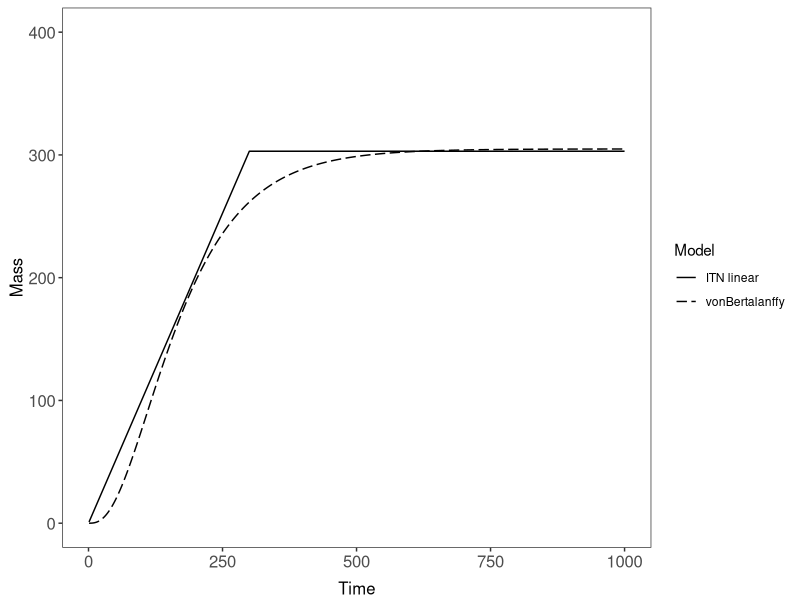
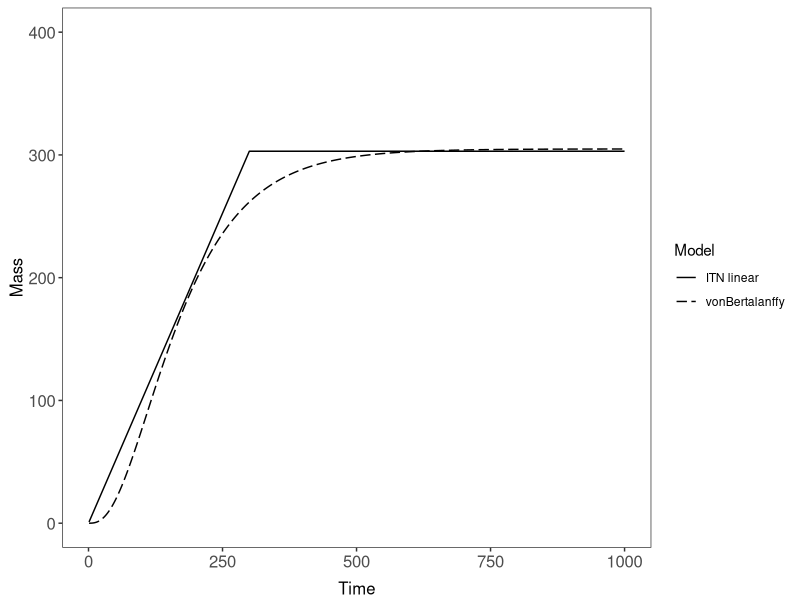

Here is the R script that generated these plots, in order:
library(ggplot2)
t <- 1:1000

mygrowth <- function(x) {
        asy <- 300+300*0.01
        y <- NULL
        
        for (i in 1:length(x)) {
                if (x[i]<300) {
                        y[i] <- x[i]+x[i]*0.01
                } else {
                        y[i] <- asy
                }
                y
        }
        return(y)
}

vBgrowth <- function(x) {
        q <- 0.0125
        k <- 0.01
        tzero <- -0.2
        z <- NULL
        for (i in 1:length(x)) {
                z[i] <- q*29^3 * (1-exp(-k*(x[i]-tzero)))^3
        }
        return(z)
}

ayyy <- mygrowth(t)
lmao <- vBgrowth(t)
frame <- data.frame(rep(t,2), c(ayyy,lmao), c(rep("ITN linear", length(t)), rep("vonBertalanffy", length(t))))
colnames(frame) <- c("Time","Mass","Model") 

p <- ggplot(data=frame, aes(x=Time, y=Mass, group=Model))+
        geom_line(aes(linetype=Model))+
        scale_linetype_manual(values=c("solid","longdash"))+
        scale_y_continuous(limits=c(0,400))+
        theme(panel.background = element_rect(fill = 'white'))+
        #theme
        theme_bw()+
        theme(panel.grid.minor = element_blank(), 
              panel.grid.major = element_blank())+
        theme(plot.title = element_text(size=14, vjust=2))+
        theme(axis.title.x = element_text(size=12,vjust=-0.5),
              axis.title.y = element_text(size=12,vjust=0.5))+
        theme(axis.text.x=element_text(size=12))+
        theme(axis.text.y=element_text(size=12))

p

ggsave("C:/Users/Alberto/Documents/LaTeX/latexdirectory/picsWP/growth.pdf", p, useDingbats=FALSE )


